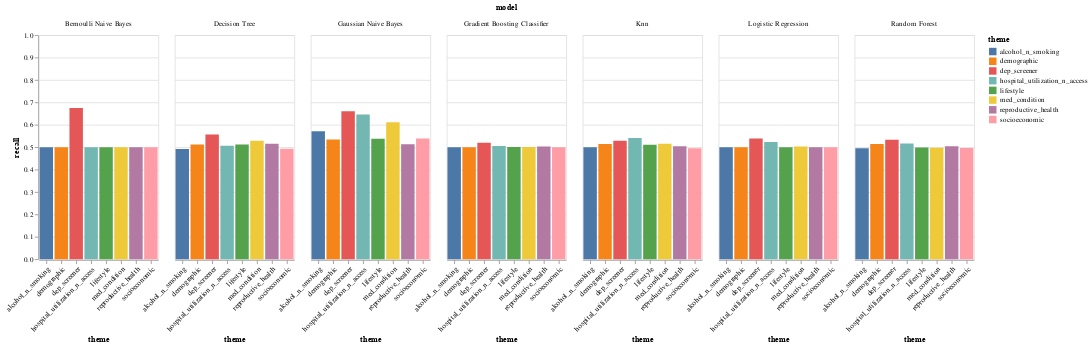

Notebook cell for this chart:
### Code cell
by_theme_recall

### Figure 1 — Vega-Lite specification as saved in the notebook (floating-point values rounded to 4 significant figures)
{"config": {"view": {"continuousWidth": 400, "continuousHeight": 300}}, "data": {"name": "data-a248e7fb210c3667b8c04b0d94024e5c"}, "facet": {"field": "model", "type": "nominal"}, "spec": {"mark": "bar", "encoding": {"color": {"field": "theme", "type": "nominal"}, "x": {"axis": {"labelAngle": -45}, "field": "theme", "title": "theme", "type": "nominal"}, "y": {"field": "recall", "scale": {"domain": [0, 1]}, "title": "recall", "type": "quantitative"}}}, "$schema": "https://vega.github.io/schema/vega-lite/v4.17.0.json", "datasets": {"data-a248e7fb210c3667b8c04b0d94024e5c": [{"model": "Bernoulli Naive Bayes", "grouping": "Macro Avg", "precision": 0.6145, "recall": 0.6752, "f1-score": 0.6324, "support": 1549.0, "accuracy": 0.827, "theme": "dep_screener"}, {"model": "Gaussian Naive Bayes", "grouping": "Macro Avg", "precision": 0.6186, "recall": 0.6605, "f1-score": 0.6337, "support": 1549.0, "accuracy": 0.8405, "theme": "dep_screener"}, {"model": "Decision Tree", "grouping": "Macro Avg", "precision": 0.5882, "recall": 0.5562, "f1-score": 0.5657, "support": 1549.0, "accuracy": 0.8683, "theme": "dep_screener"}, {"model": "Logistic Regression", "grouping": "Macro Avg", "precision": 0.6856, "recall": 0.5383, "f1-score": 0.5464, "support": 1549.0, "accuracy": 0.8961, "theme": "dep_screener"}, {"model": "Random Forest", "grouping": "Macro Avg", "precision": 0.6323, "recall": 0.5326, "f1-score": 0.5376, "support": 1549.0, "accuracy": 0.8909, "theme": "dep_screener"}, {"model": "Knn", "grouping": "Macro Avg", "precision": 0.641, "recall": 0.5281, "f1-score": 0.53, "support": 1549.0, "accuracy": 0.8928, "theme": "dep_screener"}, {"model": "Gradient Boosting Classifier", "grouping": "Macro Avg", "precision": 0.7198, "recall": 0.5199, "f1-score": 0.5137, "support": 1549.0, "accuracy": 0.898, "theme": "dep_screener"}, {"model": "Gaussian Naive Bayes", "grouping": "Macro Avg", "precision": 0.572, "recall": 0.6457, "f1-score": 0.5746, "support": 1549.0, "accuracy": 0.754, "theme": "hospital_utilization_n_access"}, {"model": "Knn", "grouping": "Macro Avg", "precision": 0.6731, "recall": 0.5403, "f1-score": 0.5497, "support": 1549.0, "accuracy": 0.8948, "theme": "hospital_utilization_n_access"}, {"model": "Logistic Regression", "grouping": "Macro Avg", "precision": 0.7365, "recall": 0.523, "f1-score": 0.5194, "support": 1549.0, "accuracy": 0.8986, "theme": "hospital_utilization_n_access"}, {"model": "Random Forest", "grouping": "Macro Avg", "precision": 0.681, "recall": 0.5163, "f1-score": 0.5075, "support": 1549.0, "accuracy": 0.8967, "theme": "hospital_utilization_n_access"}, {"model": "Decision Tree", "grouping": "Macro Avg", "precision": 0.5856, "recall": 0.5066, "f1-score": 0.4896, "support": 1549.0, "accuracy": 0.8941, "theme": "hospital_utilization_n_access"}, {"model": "Gradient Boosting Classifier", "grouping": "Macro Avg", "precision": 0.6158, "recall": 0.5049, "f1-score": 0.4847, "support": 1549.0, "accuracy": 0.8961, "theme": "hospital_utilization_n_access"}, {"model": "Bernoulli Naive Bayes", "grouping": "Macro Avg", "precision": 0.4487, "recall": 0.5, "f1-score": 0.4729, "support": 1549.0, "accuracy": 0.8974, "theme": "hospital_utilization_n_access"}, {"model": "Gaussian Naive Bayes", "grouping": "Macro Avg", "precision": 0.5469, "recall": 0.5712, "f1-score": 0.5515, "support": 1549.0, "accuracy": 0.7902, "theme": "alcohol_n_smoking"}, {"model": "Logistic Regression", "grouping": "Macro Avg", "precision": 0.4487, "recall": 0.5, "f1-score": 0.4729, "support": 1549.0, "accuracy": 0.8974, "theme": "alcohol_n_smoking"}, {"model": "Bernoulli Naive Bayes", "grouping": "Macro Avg", "precision": 0.4487, "recall": 0.5, "f1-score": 0.4729, "support": 1549.0, "accuracy": 0.8974, "theme": "alcohol_n_smoking"}, {"model": "Gradient Boosting Classifier", "grouping": "Macro Avg", "precision": 0.4486, "recall": 0.4996, "f1-score": 0.4728, "support": 1549.0, "accuracy": 0.8967, "theme": "alcohol_n_smoking"}, {"model": "Knn", "grouping": "Macro Avg", "precision": 0.4903, "recall": 0.4992, "f1-score": 0.477, "support": 1549.0, "accuracy": 0.8909, "theme": "alcohol_n_smoking"}, {"model": "Random Forest", "grouping": "Macro Avg", "precision": 0.4483, "recall": 0.4957, "f1-score": 0.4708, "support": 1549.0, "accuracy": 0.8896, "theme": "alcohol_n_smoking"}, {"model": "Decision Tree", "grouping": "Macro Avg", "precision": 0.4479, "recall": 0.4914, "f1-score": 0.4686, "support": 1549.0, "accuracy": 0.8819, "theme": "alcohol_n_smoking"}, {"model": "Decision Tree", "grouping": "Macro Avg", "precision": 0.5134, "recall": 0.5151, "f1-score": 0.5139, "support": 1549.0, "accuracy": 0.8096, "theme": "reproductive_health"}, {"model": "Gaussian Naive Bayes", "grouping": "Macro Avg", "precision": 0.511, "recall": 0.5132, "f1-score": 0.5113, "support": 1549.0, "accuracy": 0.8012, "theme": "reproductive_health"}, {"model": "Random Forest", "grouping": "Macro Avg", "precision": 0.5148, "recall": 0.5039, "f1-score": 0.4932, "support": 1549.0, "accuracy": 0.8793, "theme": "reproductive_health"}, {"model": "Knn", "grouping": "Macro Avg", "precision": 0.528, "recall": 0.5037, "f1-score": 0.4874, "support": 1549.0, "accuracy": 0.889, "theme": "reproductive_health"}, {"model": "Gradient Boosting Classifier", "grouping": "Macro Avg", "precision": 0.6156, "recall": 0.5024, "f1-score": 0.4789, "support": 1549.0, "accuracy": 0.8967, "theme": "reproductive_health"}, {"model": "Bernoulli Naive Bayes", "grouping": "Macro Avg", "precision": 0.4487, "recall": 0.5, "f1-score": 0.4729, "support": 1549.0, "accuracy": 0.8974, "theme": "reproductive_health"}, {"model": "Logistic Regression", "grouping": "Macro Avg", "precision": 0.4487, "recall": 0.5, "f1-score": 0.4729, "support": 1549.0, "accuracy": 0.8974, "theme": "reproductive_health"}, {"model": "Gaussian Naive Bayes", "grouping": "Macro Avg", "precision": 0.566, "recall": 0.6108, "f1-score": 0.5736, "support": 1549.0, "accuracy": 0.7863, "theme": "med_condition"}, {"model": "Decision Tree", "grouping": "Macro Avg", "precision": 0.5242, "recall": 0.5287, "f1-score": 0.5256, "support": 1549.0, "accuracy": 0.8089, "theme": "med_condition"}, {"model": "Knn", "grouping": "Macro Avg", "precision": 0.6265, "recall": 0.5149, "f1-score": 0.506, "support": 1549.0, "accuracy": 0.8941, "theme": "med_condition"}, {"model": "Logistic Regression", "grouping": "Macro Avg", "precision": 0.6989, "recall": 0.5028, "f1-score": 0.4791, "support": 1549.0, "accuracy": 0.8974, "theme": "med_condition"}, {"model": "Gradient Boosting Classifier", "grouping": "Macro Avg", "precision": 0.5112, "recall": 0.5006, "f1-score": 0.4778, "support": 1549.0, "accuracy": 0.8935, "theme": "med_condition"}, {"model": "Bernoulli Naive Bayes", "grouping": "Macro Avg", "precision": 0.4487, "recall": 0.5, "f1-score": 0.4729, "support": 1549.0, "accuracy": 0.8974, "theme": "med_condition"}, {"model": "Random Forest", "grouping": "Macro Avg", "precision": 0.4485, "recall": 0.4978, "f1-score": 0.4719, "support": 1549.0, "accuracy": 0.8935, "theme": "med_condition"}, {"model": "Gaussian Naive Bayes", "grouping": "Macro Avg", "precision": 0.5524, "recall": 0.5375, "f1-score": 0.542, "support": 1549.0, "accuracy": 0.8547, "theme": "lifestyle"}, {"model": "Decision Tree", "grouping": "Macro Avg", "precision": 0.5128, "recall": 0.5123, "f1-score": 0.5125, "support": 1549.0, "accuracy": 0.8244, "theme": "lifestyle"}, {"model": "Knn", "grouping": "Macro Avg", "precision": 0.5886, "recall": 0.511, "f1-score": 0.4997, "support": 1549.0, "accuracy": 0.8922, "theme": "lifestyle"}, {"model": "Gradient Boosting Classifier", "grouping": "Macro Avg", "precision": 0.5202, "recall": 0.501, "f1-score": 0.4781, "support": 1549.0, "accuracy": 0.8941, "theme": "lifestyle"}, {"model": "Bernoulli Naive Bayes", "grouping": "Macro Avg", "precision": 0.4487, "recall": 0.5, "f1-score": 0.4729, "support": 1549.0, "accuracy": 0.8974, "theme": "lifestyle"}, {"model": "Logistic Regression", "grouping": "Macro Avg", "precision": 0.4486, "recall": 0.4996, "f1-score": 0.4728, "support": 1549.0, "accuracy": 0.8967, "theme": "lifestyle"}, {"model": "Random Forest", "grouping": "Macro Avg", "precision": 0.4818, "recall": 0.4981, "f1-score": 0.4763, "support": 1549.0, "accuracy": 0.889, "theme": "lifestyle"}, {"model": "Gaussian Naive Bayes", "grouping": "Macro Avg", "precision": 0.5831, "recall": 0.5341, "f1-score": 0.5401, "support": 1549.0, "accuracy": 0.8786, "theme": "demographic"}, {"model": "Knn", "grouping": "Macro Avg", "precision": 0.6079, "recall": 0.5142, "f1-score": 0.5053, "support": 1549.0, "accuracy": 0.8928, "theme": "demographic"}, {"model": "Random Forest", "grouping": "Macro Avg", "precision": 0.5362, "recall": 0.5142, "f1-score": 0.5119, "support": 1549.0, "accuracy": 0.8728, "theme": "demographic"}, {"model": "Decision Tree", "grouping": "Macro Avg", "precision": 0.5149, "recall": 0.5118, "f1-score": 0.5123, "support": 1549.0, "accuracy": 0.8386, "theme": "demographic"}, {"model": "Logistic Regression", "grouping": "Macro Avg", "precision": 0.4487, "recall": 0.5, "f1-score": 0.4729, "support": 1549.0, "accuracy": 0.8974, "theme": "demographic"}, {"model": "Bernoulli Naive Bayes", "grouping": "Macro Avg", "precision": 0.4487, "recall": 0.5, "f1-score": 0.4729, "support": 1549.0, "accuracy": 0.8974, "theme": "demographic"}, {"model": "Gradient Boosting Classifier", "grouping": "Macro Avg", "precision": 0.4486, "recall": 0.4996, "f1-score": 0.4728, "support": 1549.0, "accuracy": 0.8967, "theme": "demographic"}, {"model": "Gaussian Naive Bayes", "grouping": "Macro Avg", "precision": 0.5478, "recall": 0.5388, "f1-score": 0.5421, "support": 1549.0, "accuracy": 0.847, "theme": "socioeconomic"}, {"model": "Gradient Boosting Classifier", "grouping": "Macro Avg", "precision": 0.4487, "recall": 0.5, "f1-score": 0.4729, "support": 1549.0, "accuracy": 0.8974, "theme": "socioeconomic"}, {"model": "Bernoulli Naive Bayes", "grouping": "Macro Avg", "precision": 0.4487, "recall": 0.5, "f1-score": 0.4729, "support": 1549.0, "accuracy": 0.8974, "theme": "socioeconomic"}, {"model": "Logistic Regression", "grouping": "Macro Avg", "precision": 0.4487, "recall": 0.5, "f1-score": 0.4729, "support": 1549.0, "accuracy": 0.8974, "theme": "socioeconomic"}, {"model": "Random Forest", "grouping": "Macro Avg", "precision": 0.4484, "recall": 0.4968, "f1-score": 0.4713, "support": 1549.0, "accuracy": 0.8915, "theme": "socioeconomic"}, {"model": "Knn", "grouping": "Macro Avg", "precision": 0.4958, "recall": 0.4956, "f1-score": 0.4957, "support": 1549.0, "accuracy": 0.8096, "theme": "socioeconomic"}, {"model": "Decision Tree", "grouping": "Macro Avg", "precision": 0.4653, "recall": 0.4931, "f1-score": 0.4734, "support": 1549.0, "accuracy": 0.8799, "theme": "socioeconomic"}]}}
